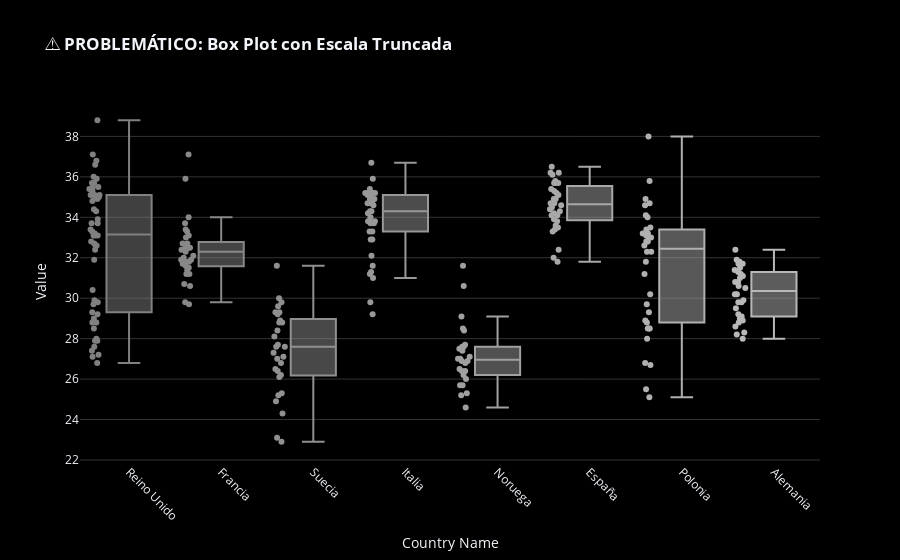

Notebook cell for this chart:
### Code cell
# ==========================================================
# ⚠️ VISUALIZACIÓN PROBLEMÁTICA 3: Box Plot con escala truncada
# ==========================================================
print("\n⚠️ PROBLEMA 3: Box Plot con escala truncada")
print("   Esto exagera las diferencias entre países")

fig_box_problema = px.box(
    df_estudio,
    x='Country Name',
    y='Value',
    color='Country Name',
    points="all",
    color_discrete_sequence=COLOR_PALETTE_PROBLEMA,  # ⚠️ Colores similares
    title='<b>⚠️ PROBLEMÁTICO: Box Plot con Escala Truncada</b>'
)

# ⚠️ PROBLEMA: Eje Y truncado
gini_min_box = df_estudio['Value'].min()
gini_max_box = df_estudio['Value'].max()

fig_box_problema.update_layout(
    template='plotly_dark',
    plot_bgcolor='black',
    paper_bgcolor='black',
    yaxis=dict(
        range=[gini_min_box - 1, gini_max_box + 1],  # ⚠️ No comienza en 0
        gridcolor='#333'
    ),
    showlegend=False,
    xaxis=dict(tickangle=45)
)

fig_box_problema.show()

print(f"\n⚠️ Rango del eje Y: [{gini_min_box - 1:.1f}, {gini_max_box + 1:.1f}]")
print(f"   Debería ser [0, 50] para mostrar la verdadera magnitud de las diferencias")

### Figure 1 — Plotly figure (JSON) as saved in the notebook; plotly's stock layout.template omitted (floating-point values rounded to 4 significant figures)
{"data": [{"alignmentgroup": "True", "boxpoints": "all", "hovertemplate": "Country Name=%{x}<br>Value=%{y}<extra></extra>", "legendgroup": "Reino Unido", "marker": {"color": "#808080"}, "name": "Reino Unido", "notched": false, "offsetgroup": "Reino Unido", "orientation": "v", "showlegend": true, "x": ["Reino Unido", "Reino Unido", "Reino Unido", "Reino Unido", "Reino Unido", "Reino Unido", "Reino Unido", "Reino Unido", "Reino Unido", "Reino Unido", "Reino Unido", "Reino Unido", "Reino Unido", "Reino Unido", "Reino Unido", "Reino Unido", "Reino Unido", "Reino Unido", "Reino Unido", "Reino Unido", "Reino Unido", "Reino Unido", "Reino Unido", "Reino Unido", "Reino Unido", "Reino Unido", "Reino Unido", "Reino Unido", "Reino Unido", "Reino Unido", "Reino Unido", "Reino Unido", "Reino Unido", "Reino Unido", "Reino Unido", "Reino Unido", "Reino Unido", "Reino Unido", "Reino Unido", "Reino Unido", "Reino Unido", "Reino Unido", "Reino Unido", "Reino Unido", "Reino Unido", "Reino Unido", "Reino Unido", "Reino Unido", "Reino Unido", "Reino Unido", "Reino Unido", "Reino Unido", "Reino Unido", "Reino Unido"], "x0": " ", "xaxis": "x", "y": [26.8, 27.9, 28.0, 29.3, 28.8, 28.8, 29.0, 27.9, 27.6, 27.1, 27.2, 27.4, 28.5, 29.7, 29.9, 29.8, 29.2, 30.4, 31.9, 33.9, 34.3, 33.4, 35.7, 35.0, 35.0, 35.1, 36.0, 35.5, 35.3, 35.7, 36.6, 36.8, 38.8, 37.1, 35.1, 34.9, 34.8, 35.5, 35.9, 34.4, 35.4, 35.1, 33.7, 33.2, 33.1, 32.7, 33.1, 33.3, 33.1, 32.6, 33.7, 32.8, 32.6, 32.4], "y0": " ", "yaxis": "y", "type": "box"}, {"alignmentgroup": "True", "boxpoints": "all", "hovertemplate": "Country Name=%{x}<br>Value=%{y}<extra></extra>", "legendgroup": "Francia", "marker": {"color": "#888888"}, "name": "Francia", "notched": false, "offsetgroup": "Francia", "orientation": "v", "showlegend": true, "x": ["Francia", "Francia", "Francia", "Francia", "Francia", "Francia", "Francia", "Francia", "Francia", "Francia", "Francia", "Francia", "Francia", "Francia", "Francia", "Francia", "Francia", "Francia", "Francia", "Francia", "Francia", "Francia", "Francia", "Francia", "Francia", "Francia", "Francia", "Francia", "Francia", "Francia", "Francia", "Francia", "Francia"], "x0": " ", "xaxis": "x", "y": [37.1, 35.9, 34.0, 33.4, 32.1, 32.0, 31.9, 31.7, 32.5, 32.6, 32.5, 31.8, 31.4, 30.6, 29.8, 29.7, 32.4, 33.0, 32.7, 33.7, 33.3, 33.1, 32.5, 32.3, 32.7, 31.9, 31.6, 32.4, 31.2, 30.7, 31.5, 31.2, 31.8], "y0": " ", "yaxis": "y", "type": "box"}, {"alignmentgroup": "True", "boxpoints": "all", "hovertemplate": "Country Name=%{x}<br>Value=%{y}<extra></extra>", "legendgroup": "Suecia", "marker": {"color": "#909090"}, "name": "Suecia", "notched": false, "offsetgroup": "Suecia", "orientation": "v", "showlegend": true, "x": ["Suecia", "Suecia", "Suecia", "Suecia", "Suecia", "Suecia", "Suecia", "Suecia", "Suecia", "Suecia", "Suecia", "Suecia", "Suecia", "Suecia", "Suecia", "Suecia", "Suecia", "Suecia", "Suecia", "Suecia", "Suecia", "Suecia", "Suecia", "Suecia", "Suecia", "Suecia", "Suecia", "Suecia", "Suecia"], "x0": " ", "xaxis": "x", "y": [24.3, 22.9, 23.1, 24.9, 25.2, 27.0, 26.5, 26.2, 25.3, 26.1, 26.8, 26.4, 27.1, 28.1, 27.3, 27.7, 27.6, 27.6, 28.8, 28.4, 29.2, 29.6, 28.8, 30.0, 29.3, 28.9, 29.8, 31.6, 29.3], "y0": " ", "yaxis": "y", "type": "box"}, {"alignmentgroup": "True", "boxpoints": "all", "hovertemplate": "Country Name=%{x}<br>Value=%{y}<extra></extra>", "legendgroup": "Italia", "marker": {"color": "#989898"}, "name": "Italia", "notched": false, "offsetgroup": "Italia", "orientation": "v", "showlegend": true, "x": ["Italia", "Italia", "Italia", "Italia", "Italia", "Italia", "Italia", "Italia", "Italia", "Italia", "Italia", "Italia", "Italia", "Italia", "Italia", "Italia", "Italia", "Italia", "Italia", "Italia", "Italia", "Italia", "Italia", "Italia", "Italia", "Italia", "Italia", "Italia", "Italia", "Italia", "Italia", "Italia", "Italia", "Italia", "Italia", "Italia", "Italia", "Italia"], "x0": " ", "xaxis": "x", "y": [34.0, 33.3, 33.3, 32.9, 31.6, 29.2, 29.8, 31.3, 31.2, 34.2, 32.1, 31.0, 35.1, 35.2, 36.7, 35.2, 34.7, 34.9, 34.3, 33.8, 33.7, 32.9, 33.8, 33.8, 34.7, 35.1, 35.2, 34.9, 34.7, 35.4, 35.2, 35.9, 35.2, 34.6, 35.2, 34.8, 33.7, 34.3], "y0": " ", "yaxis": "y", "type": "box"}, {"alignmentgroup": "True", "boxpoints": "all", "hovertemplate": "Country Name=%{x}<br>Value=%{y}<extra></extra>", "legendgroup": "Noruega", "marker": {"color": "#A0A0A0"}, "name": "Noruega", "notched": false, "offsetgroup": "Noruega", "orientation": "v", "showlegend": true, "x": ["Noruega", "Noruega", "Noruega", "Noruega", "Noruega", "Noruega", "Noruega", "Noruega", "Noruega", "Noruega", "Noruega", "Noruega", "Noruega", "Noruega", "Noruega", "Noruega", "Noruega", "Noruega", "Noruega", "Noruega", "Noruega", "Noruega", "Noruega", "Noruega", "Noruega", "Noruega"], "x0": " ", "xaxis": "x", "y": [26.9, 24.6, 25.2, 26.0, 27.4, 27.6, 31.6, 30.6, 26.4, 27.1, 27.0, 26.2, 25.7, 25.3, 25.7, 26.4, 26.8, 27.5, 28.5, 27.0, 27.6, 27.7, 28.4, 29.1, 26.9, 26.5], "y0": " ", "yaxis": "y", "type": "box"}, {"alignmentgroup": "True", "boxpoints": "all", "hovertemplate": "Country Name=%{x}<br>Value=%{y}<extra></extra>", "legendgroup": "España", "marker": {"color": "#A8A8A8"}, "name": "España", "notched": false, "offsetgroup": "España", "orientation": "v", "showlegend": true, "x": ["España", "España", "España", "España", "España", "España", "España", "España", "España", "España", "España", "España", "España", "España", "España", "España", "España", "España", "España", "España", "España", "España", "España", "España", "España", "España", "España", "España", "España", "España", "España", "España"], "x0": " ", "xaxis": "x", "y": [34.5, 34.4, 32.0, 35.7, 35.1, 35.7, 36.5, 35.3, 34.6, 33.8, 34.1, 31.8, 33.3, 32.4, 33.5, 34.1, 34.2, 34.9, 35.2, 35.7, 35.4, 36.2, 36.1, 36.2, 35.8, 34.7, 34.7, 34.3, 34.9, 33.9, 33.6, 33.4], "y0": " ", "yaxis": "y", "type": "box"}, {"alignmentgroup": "True", "boxpoints": "all", "hovertemplate": "Country Name=%{x}<br>Value=%{y}<extra></extra>", "legendgroup": "Polonia", "marker": {"color": "#B0B0B0"}, "name": "Polonia", "notched": false, "offsetgroup": "Polonia", "orientation": "v", "showlegend": true, "x": ["Polonia", "Polonia", "Polonia", "Polonia", "Polonia", "Polonia", "Polonia", "Polonia", "Polonia", "Polonia", "Polonia", "Polonia", "Polonia", "Polonia", "Polonia", "Polonia", "Polonia", "Polonia", "Polonia", "Polonia", "Polonia", "Polonia", "Polonia", "Polonia", "Polonia", "Polonia", "Polonia", "Polonia", "Polonia", "Polonia", "Polonia", "Polonia", "Polonia", "Polonia"], "x0": " ", "xaxis": "x", "y": [25.1, 28.0, 25.5, 26.8, 29.3, 26.7, 34.6, 32.6, 32.3, 32.3, 33.0, 32.8, 34.1, 34.9, 38.0, 35.8, 34.7, 34.0, 33.5, 33.4, 33.2, 33.2, 33.0, 33.1, 32.8, 31.8, 31.2, 29.7, 30.2, 28.8, 28.5, 28.5, 28.9, 28.5], "y0": " ", "yaxis": "y", "type": "box"}, {"alignmentgroup": "True", "boxpoints": "all", "hovertemplate": "Country Name=%{x}<br>Value=%{y}<extra></extra>", "legendgroup": "Alemania", "marker": {"color": "#B8B8B8"}, "name": "Alemania", "notched": false, "offsetgroup": "Alemania", "orientation": "v", "showlegend": true, "x": ["Alemania", "Alemania", "Alemania", "Alemania", "Alemania", "Alemania", "Alemania", "Alemania", "Alemania", "Alemania", "Alemania", "Alemania", "Alemania", "Alemania", "Alemania", "Alemania", "Alemania", "Alemania", "Alemania", "Alemania", "Alemania", "Alemania", "Alemania", "Alemania", "Alemania", "Alemania", "Alemania", "Alemania", "Alemania", "Alemania"], "x0": " ", "xaxis": "x", "y": [29.5, 29.1, 28.6, 29.2, 28.8, 28.0, 28.2, 28.3, 29.0, 28.9, 29.9, 29.8, 29.8, 30.2, 31.7, 31.0, 31.2, 30.8, 30.5, 30.2, 30.6, 31.1, 31.5, 30.8, 31.7, 31.4, 31.3, 31.9, 31.8, 32.4], "y0": " ", "yaxis": "y", "type": "box"}], "layout": {"xaxis": {"anchor": "y", "domain": [0.0, 1.0], "title": {"text": "Country Name"}, "categoryorder": "array", "categoryarray": ["Reino Unido", "Francia", "Suecia", "Italia", "Noruega", "España", "Polonia", "Alemania"], "tickangle": 45}, "yaxis": {"anchor": "x", "domain": [0.0, 1.0], "title": {"text": "Value"}, "range": [21.9, 39.8], "gridcolor": "#333"}, "legend": {"title": {"text": "Country Name"}, "tracegroupgap": 0}, "title": {"text": "<b>⚠️ PROBLEMÁTICO: Box Plot con Escala Truncada</b>"}, "boxmode": "overlay", "plot_bgcolor": "black", "paper_bgcolor": "black", "showlegend": false}}
